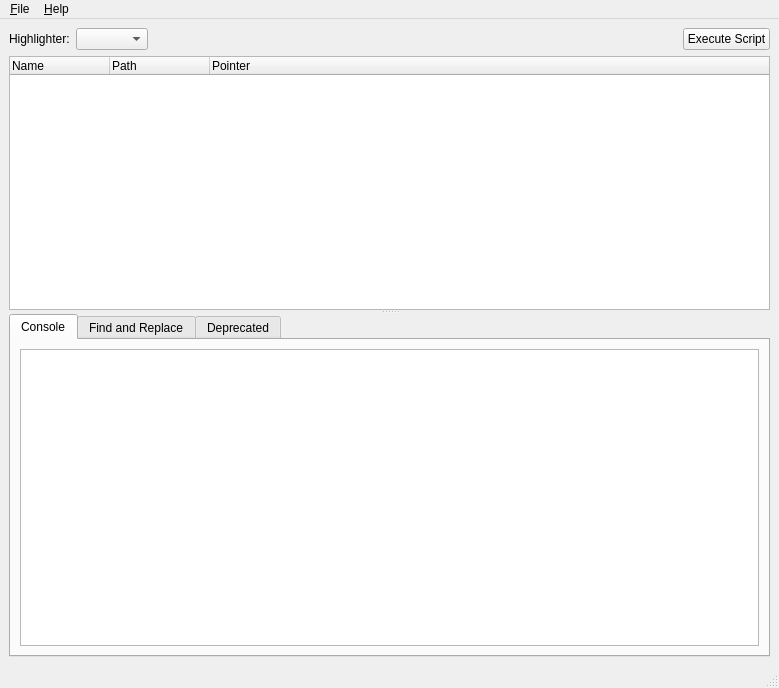
<?xml version="1.0" encoding="UTF-8"?>
<ui version="4.0">
 <class>MainWindow</class>
 <widget class="QMainWindow" name="MainWindow">
  <property name="geometry">
   <rect>
    <x>0</x>
    <y>0</y>
    <width>779</width>
    <height>688</height>
   </rect>
  </property>
  <property name="windowTitle">
   <string>Kmol editor</string>
  </property>
  <property name="windowIcon">
   <iconset resource="../icons.qrc">
    <normaloff>:/icons/kmol.png</normaloff>:/icons/kmol.png</iconset>
  </property>
  <widget class="QWidget" name="centralWidget">
   <layout class="QVBoxLayout" name="verticalLayout_4">
    <item>
     <widget class="QSplitter" name="h_splitter">
      <property name="orientation">
       <enum>Qt::Horizontal</enum>
      </property>
      <widget class="QSplitter" name="v_splitter">
       <property name="orientation">
        <enum>Qt::Vertical</enum>
       </property>
       <widget class="QWidget" name="verticalLayoutWidget">
        <layout class="QVBoxLayout" name="verticalLayout">
         <item>
          <layout class="QHBoxLayout" name="horizontalLayout">
           <item>
            <widget class="QLabel" name="highlighter_label">
             <property name="text">
              <string>Highlighter:</string>
             </property>
            </widget>
           </item>
           <item>
            <widget class="QComboBox" name="highlighter_option"/>
           </item>
           <item>
            <spacer name="horizontalSpacer">
             <property name="orientation">
              <enum>Qt::Horizontal</enum>
             </property>
             <property name="sizeHint" stdset="0">
              <size>
               <width>40</width>
               <height>20</height>
              </size>
             </property>
            </spacer>
           </item>
           <item>
            <widget class="QPushButton" name="exec_button">
             <property name="text">
              <string>Execute Script</string>
             </property>
            </widget>
           </item>
          </layout>
         </item>
         <item>
          <widget class="QWidget" name="tree_widget" native="true">
           <property name="contextMenuPolicy">
            <enum>Qt::CustomContextMenu</enum>
           </property>
           <layout class="QVBoxLayout" name="verticalLayout_2">
            <property name="spacing">
             <number>0</number>
            </property>
            <property name="leftMargin">
             <number>0</number>
            </property>
            <property name="topMargin">
             <number>0</number>
            </property>
            <property name="rightMargin">
             <number>0</number>
            </property>
            <property name="bottomMargin">
             <number>0</number>
            </property>
            <item>
             <widget class="QTreeWidget" name="tree_main">
              <property name="dragEnabled">
               <bool>true</bool>
              </property>
              <property name="dragDropMode">
               <enum>QAbstractItemView::InternalMove</enum>
              </property>
              <property name="defaultDropAction">
               <enum>Qt::MoveAction</enum>
              </property>
              <property name="verticalScrollMode">
               <enum>QAbstractItemView::ScrollPerPixel</enum>
              </property>
              <column>
               <property name="text">
                <string>Name</string>
               </property>
              </column>
              <column>
               <property name="text">
                <string>Path</string>
               </property>
              </column>
              <column>
               <property name="text">
                <string>Pointer</string>
               </property>
              </column>
             </widget>
            </item>
           </layout>
          </widget>
         </item>
        </layout>
       </widget>
       <widget class="QTabWidget" name="panel_widget">
        <property name="currentIndex">
         <number>0</number>
        </property>
        <widget class="QWidget" name="console_tab">
         <attribute name="title">
          <string>Console</string>
         </attribute>
         <layout class="QVBoxLayout" name="verticalLayout_3">
          <item>
           <widget class="QTextBrowser" name="console">
            <property name="sizePolicy">
             <sizepolicy hsizetype="Preferred" vsizetype="Expanding">
              <horstretch>0</horstretch>
              <verstretch>0</verstretch>
             </sizepolicy>
            </property>
            <property name="lineWrapMode">
             <enum>QTextEdit::NoWrap</enum>
            </property>
           </widget>
          </item>
         </layout>
        </widget>
        <widget class="QWidget" name="find_tab">
         <attribute name="title">
          <string>Find and Replace</string>
         </attribute>
        </widget>
        <widget class="QWidget" name="deprecated_tab">
         <attribute name="title">
          <string>Deprecated</string>
         </attribute>
         <layout class="QVBoxLayout" name="verticalLayout_5">
          <item>
           <layout class="QHBoxLayout" name="horizontalLayout_2">
            <item>
             <widget class="QLabel" name="deprecated_label">
              <property name="text">
               <string>The contents of deleted nodes.</string>
              </property>
             </widget>
            </item>
            <item>
             <widget class="QPushButton" name="deprecated_clear">
              <property name="sizePolicy">
               <sizepolicy hsizetype="Fixed" vsizetype="Fixed">
                <horstretch>0</horstretch>
                <verstretch>0</verstretch>
               </sizepolicy>
              </property>
              <property name="text">
               <string>Clear</string>
              </property>
             </widget>
            </item>
           </layout>
          </item>
          <item>
           <widget class="QListWidget" name="deprecated_list">
            <property name="sizePolicy">
             <sizepolicy hsizetype="Preferred" vsizetype="Expanding">
              <horstretch>0</horstretch>
              <verstretch>0</verstretch>
             </sizepolicy>
            </property>
           </widget>
          </item>
         </layout>
        </widget>
       </widget>
      </widget>
     </widget>
    </item>
   </layout>
  </widget>
  <widget class="QMenuBar" name="menubar">
   <property name="geometry">
    <rect>
     <x>0</x>
     <y>0</y>
     <width>779</width>
     <height>21</height>
    </rect>
   </property>
   <widget class="QMenu" name="menu_File">
    <property name="title">
     <string>&amp;File</string>
    </property>
    <addaction name="action_new_project"/>
    <addaction name="action_open"/>
    <addaction name="action_save"/>
    <addaction name="action_save_all"/>
    <addaction name="separator"/>
    <addaction name="action_New_Window"/>
    <addaction name="action_close"/>
   </widget>
   <widget class="QMenu" name="menu_Help">
    <property name="title">
     <string>&amp;Help</string>
    </property>
    <addaction name="action_mde_tw"/>
    <addaction name="separator"/>
    <addaction name="action_about_qt"/>
    <addaction name="action_about"/>
   </widget>
   <addaction name="menu_File"/>
   <addaction name="menu_Help"/>
  </widget>
  <widget class="QStatusBar" name="statusBar"/>
  <action name="action_new_project">
   <property name="text">
    <string>New Project</string>
   </property>
   <property name="shortcut">
    <string>Ctrl+N</string>
   </property>
  </action>
  <action name="action_open">
   <property name="text">
    <string>Open Project</string>
   </property>
   <property name="shortcut">
    <string>Ctrl+O</string>
   </property>
  </action>
  <action name="action_save">
   <property name="text">
    <string>Save Project</string>
   </property>
   <property name="shortcut">
    <string>Ctrl+S</string>
   </property>
  </action>
  <action name="action_close">
   <property name="text">
    <string>Close</string>
   </property>
  </action>
  <action name="action_about">
   <property name="icon">
    <iconset resource="../icons.qrc">
     <normaloff>:/icons/kmol.png</normaloff>:/icons/kmol.png</iconset>
   </property>
   <property name="text">
    <string>About Kmol editor</string>
   </property>
   <property name="shortcut">
    <string>F1</string>
   </property>
  </action>
  <action name="action_mde_tw">
   <property name="text">
    <string>mde.tw</string>
   </property>
  </action>
  <action name="action_about_qt">
   <property name="icon">
    <iconset resource="../icons.qrc">
     <normaloff>:/icons/Logo_Qt.png</normaloff>:/icons/Logo_Qt.png</iconset>
   </property>
   <property name="text">
    <string>About Qt</string>
   </property>
  </action>
  <action name="action_New_Window">
   <property name="text">
    <string>New Window</string>
   </property>
  </action>
  <action name="action_save_all">
   <property name="text">
    <string>Save All</string>
   </property>
   <property name="shortcut">
    <string>Ctrl+Shift+S</string>
   </property>
  </action>
 </widget>
 <resources>
  <include location="../icons.qrc"/>
 </resources>
 <connections>
  <connection>
   <sender>action_close</sender>
   <signal>triggered()</signal>
   <receiver>MainWindow</receiver>
   <slot>close()</slot>
   <hints>
    <hint type="sourcelabel">
     <x>-1</x>
     <y>-1</y>
    </hint>
    <hint type="destinationlabel">
     <x>389</x>
     <y>343</y>
    </hint>
   </hints>
  </connection>
  <connection>
   <sender>deprecated_clear</sender>
   <signal>clicked()</signal>
   <receiver>deprecated_list</receiver>
   <slot>clear()</slot>
   <hints>
    <hint type="sourcelabel">
     <x>717</x>
     <y>376</y>
    </hint>
    <hint type="destinationlabel">
     <x>389</x>
     <y>518</y>
    </hint>
   </hints>
  </connection>
 </connections>
</ui>
